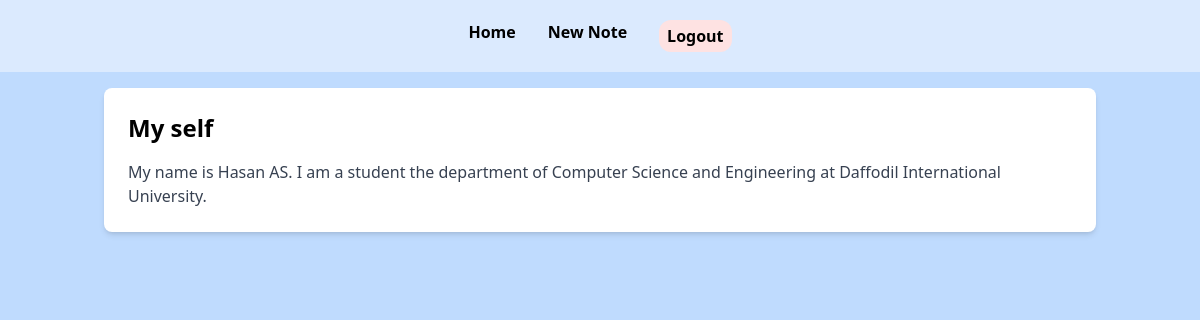
/show/2/ (signed in), run on the app's committed database.
### main/models.py (models this page shows, shortened)
class Notess(models.Model):
    user = models.ForeignKey(User, on_delete=models.CASCADE)
    title = models.CharField(max_length=200)
    content = models.TextField()
    create_date = models.DateField(blank=True, null=True)
    update_date = models.DateField(blank=True, null=True)

### main/views.py (the view)
# urls.py: path('show/<int:note_id>/', views.show_note, name='show'),
@login_required
def show_note(request, note_id):
    show = get_object_or_404(Notess, id=note_id, user=request.user)
    context = {
        "show": show
    }
    return render(request, 'show_note.html', context)

### main/templates/show_note.html (shortened to what this page needs)
{% extends "base.html" %}
{% load static %}
{% block content %}
<div class="container mx-auto p-4">
    <div class="bg-white shadow-md rounded-lg p-6">
        <h1 class="text-2xl font-bold mb-4">{{ show.title }}</h1>
        <p class="text-gray-700">{{ show.content | safe }}</p>
    </div>
</div>
{% endblock content %}

### data on the page
Notess: title "My self", content "My name is Hasan AS. I am a student the department of Computer Science and Engineering at Daffodil International University."
